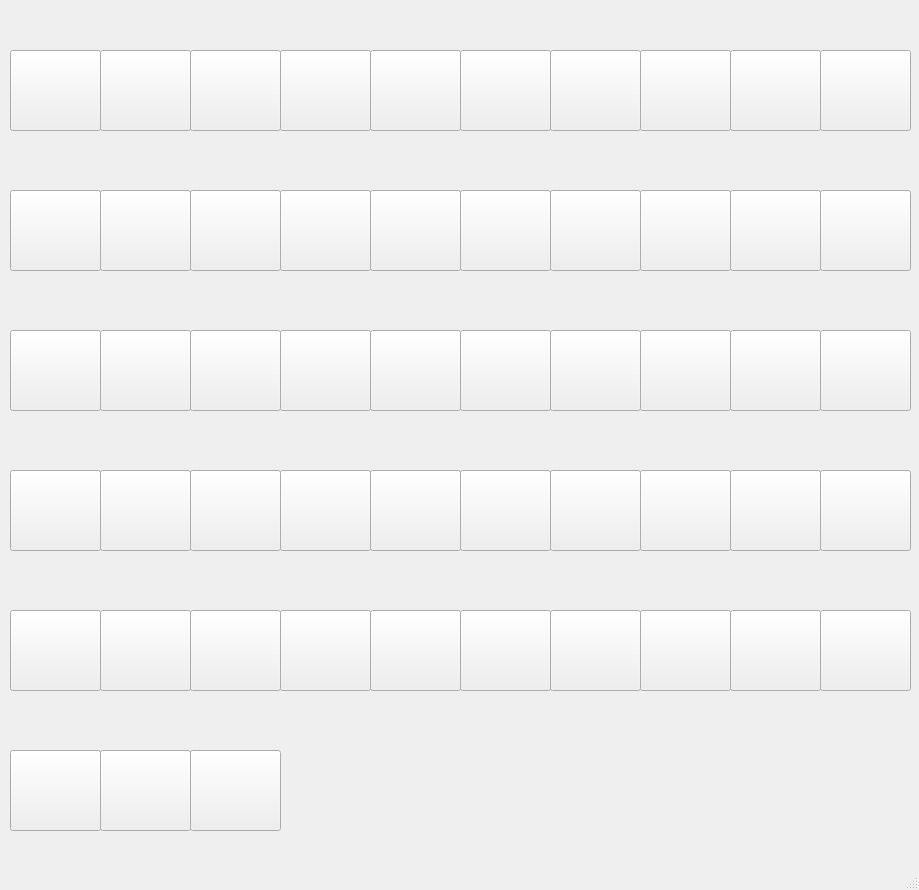
<?xml version="1.0" encoding="UTF-8"?>
<ui version="4.0">
 <class>MainWindow</class>
 <widget class="QMainWindow" name="MainWindow">
  <property name="geometry">
   <rect>
    <x>0</x>
    <y>0</y>
    <width>919</width>
    <height>890</height>
   </rect>
  </property>
  <property name="windowTitle">
   <string>MainWindow</string>
  </property>
  <widget class="QWidget" name="centralwidget">
   <widget class="QLabel" name="label">
    <property name="geometry">
     <rect>
      <x>10</x>
      <y>0</y>
      <width>91</width>
      <height>51</height>
     </rect>
    </property>
    <property name="text">
     <string/>
    </property>
   </widget>
   <widget class="QPushButton" name="pushButton">
    <property name="geometry">
     <rect>
      <x>10</x>
      <y>50</y>
      <width>91</width>
      <height>81</height>
     </rect>
    </property>
    <property name="text">
     <string/>
    </property>
   </widget>
   <widget class="QPushButton" name="pushButton_2">
    <property name="geometry">
     <rect>
      <x>100</x>
      <y>50</y>
      <width>91</width>
      <height>81</height>
     </rect>
    </property>
    <property name="text">
     <string/>
    </property>
   </widget>
   <widget class="QLabel" name="label_2">
    <property name="geometry">
     <rect>
      <x>100</x>
      <y>0</y>
      <width>91</width>
      <height>51</height>
     </rect>
    </property>
    <property name="text">
     <string/>
    </property>
   </widget>
   <widget class="QPushButton" name="pushButton_3">
    <property name="geometry">
     <rect>
      <x>190</x>
      <y>50</y>
      <width>91</width>
      <height>81</height>
     </rect>
    </property>
    <property name="text">
     <string/>
    </property>
   </widget>
   <widget class="QLabel" name="label_3">
    <property name="geometry">
     <rect>
      <x>190</x>
      <y>0</y>
      <width>91</width>
      <height>51</height>
     </rect>
    </property>
    <property name="text">
     <string/>
    </property>
   </widget>
   <widget class="QPushButton" name="pushButton_4">
    <property name="geometry">
     <rect>
      <x>280</x>
      <y>50</y>
      <width>91</width>
      <height>81</height>
     </rect>
    </property>
    <property name="text">
     <string/>
    </property>
   </widget>
   <widget class="QLabel" name="label_4">
    <property name="geometry">
     <rect>
      <x>280</x>
      <y>0</y>
      <width>91</width>
      <height>51</height>
     </rect>
    </property>
    <property name="text">
     <string/>
    </property>
   </widget>
   <widget class="QPushButton" name="pushButton_5">
    <property name="geometry">
     <rect>
      <x>370</x>
      <y>50</y>
      <width>91</width>
      <height>81</height>
     </rect>
    </property>
    <property name="text">
     <string/>
    </property>
   </widget>
   <widget class="QLabel" name="label_5">
    <property name="geometry">
     <rect>
      <x>370</x>
      <y>0</y>
      <width>91</width>
      <height>51</height>
     </rect>
    </property>
    <property name="text">
     <string/>
    </property>
   </widget>
   <widget class="QPushButton" name="pushButton_6">
    <property name="geometry">
     <rect>
      <x>460</x>
      <y>50</y>
      <width>91</width>
      <height>81</height>
     </rect>
    </property>
    <property name="text">
     <string/>
    </property>
   </widget>
   <widget class="QLabel" name="label_6">
    <property name="geometry">
     <rect>
      <x>460</x>
      <y>0</y>
      <width>91</width>
      <height>51</height>
     </rect>
    </property>
    <property name="text">
     <string/>
    </property>
   </widget>
   <widget class="QPushButton" name="pushButton_7">
    <property name="geometry">
     <rect>
      <x>550</x>
      <y>50</y>
      <width>91</width>
      <height>81</height>
     </rect>
    </property>
    <property name="text">
     <string/>
    </property>
   </widget>
   <widget class="QLabel" name="label_7">
    <property name="geometry">
     <rect>
      <x>550</x>
      <y>0</y>
      <width>91</width>
      <height>51</height>
     </rect>
    </property>
    <property name="text">
     <string/>
    </property>
   </widget>
   <widget class="QPushButton" name="pushButton_8">
    <property name="geometry">
     <rect>
      <x>640</x>
      <y>50</y>
      <width>91</width>
      <height>81</height>
     </rect>
    </property>
    <property name="text">
     <string/>
    </property>
   </widget>
   <widget class="QLabel" name="label_8">
    <property name="geometry">
     <rect>
      <x>640</x>
      <y>0</y>
      <width>91</width>
      <height>51</height>
     </rect>
    </property>
    <property name="text">
     <string/>
    </property>
   </widget>
   <widget class="QPushButton" name="pushButton_9">
    <property name="geometry">
     <rect>
      <x>730</x>
      <y>50</y>
      <width>91</width>
      <height>81</height>
     </rect>
    </property>
    <property name="text">
     <string/>
    </property>
   </widget>
   <widget class="QLabel" name="label_9">
    <property name="geometry">
     <rect>
      <x>730</x>
      <y>0</y>
      <width>91</width>
      <height>51</height>
     </rect>
    </property>
    <property name="text">
     <string/>
    </property>
   </widget>
   <widget class="QPushButton" name="pushButton_10">
    <property name="geometry">
     <rect>
      <x>820</x>
      <y>50</y>
      <width>91</width>
      <height>81</height>
     </rect>
    </property>
    <property name="text">
     <string/>
    </property>
   </widget>
   <widget class="QLabel" name="label_10">
    <property name="geometry">
     <rect>
      <x>820</x>
      <y>0</y>
      <width>91</width>
      <height>51</height>
     </rect>
    </property>
    <property name="text">
     <string/>
    </property>
   </widget>
   <widget class="QPushButton" name="pushButton_11">
    <property name="geometry">
     <rect>
      <x>10</x>
      <y>190</y>
      <width>91</width>
      <height>81</height>
     </rect>
    </property>
    <property name="text">
     <string/>
    </property>
   </widget>
   <widget class="QLabel" name="label_11">
    <property name="geometry">
     <rect>
      <x>10</x>
      <y>140</y>
      <width>91</width>
      <height>51</height>
     </rect>
    </property>
    <property name="text">
     <string/>
    </property>
   </widget>
   <widget class="QPushButton" name="pushButton_12">
    <property name="geometry">
     <rect>
      <x>100</x>
      <y>190</y>
      <width>91</width>
      <height>81</height>
     </rect>
    </property>
    <property name="text">
     <string/>
    </property>
   </widget>
   <widget class="QLabel" name="label_12">
    <property name="geometry">
     <rect>
      <x>100</x>
      <y>140</y>
      <width>91</width>
      <height>51</height>
     </rect>
    </property>
    <property name="text">
     <string/>
    </property>
   </widget>
   <widget class="QPushButton" name="pushButton_13">
    <property name="geometry">
     <rect>
      <x>190</x>
      <y>190</y>
      <width>91</width>
      <height>81</height>
     </rect>
    </property>
    <property name="text">
     <string/>
    </property>
   </widget>
   <widget class="QPushButton" name="pushButton_14">
    <property name="geometry">
     <rect>
      <x>280</x>
      <y>190</y>
      <width>91</width>
      <height>81</height>
     </rect>
    </property>
    <property name="text">
     <string/>
    </property>
   </widget>
   <widget class="QPushButton" name="pushButton_15">
    <property name="geometry">
     <rect>
      <x>370</x>
      <y>190</y>
      <width>91</width>
      <height>81</height>
     </rect>
    </property>
    <property name="text">
     <string/>
    </property>
   </widget>
   <widget class="QLabel" name="label_13">
    <property name="geometry">
     <rect>
      <x>190</x>
      <y>140</y>
      <width>91</width>
      <height>51</height>
     </rect>
    </property>
    <property name="text">
     <string/>
    </property>
   </widget>
   <widget class="QLabel" name="label_14">
    <property name="geometry">
     <rect>
      <x>280</x>
      <y>140</y>
      <width>91</width>
      <height>51</height>
     </rect>
    </property>
    <property name="text">
     <string/>
    </property>
   </widget>
   <widget class="QPushButton" name="pushButton_16">
    <property name="geometry">
     <rect>
      <x>460</x>
      <y>190</y>
      <width>91</width>
      <height>81</height>
     </rect>
    </property>
    <property name="text">
     <string/>
    </property>
   </widget>
   <widget class="QPushButton" name="pushButton_17">
    <property name="geometry">
     <rect>
      <x>550</x>
      <y>190</y>
      <width>91</width>
      <height>81</height>
     </rect>
    </property>
    <property name="text">
     <string/>
    </property>
   </widget>
   <widget class="QLabel" name="label_15">
    <property name="geometry">
     <rect>
      <x>370</x>
      <y>140</y>
      <width>91</width>
      <height>51</height>
     </rect>
    </property>
    <property name="text">
     <string/>
    </property>
   </widget>
   <widget class="QLabel" name="label_16">
    <property name="geometry">
     <rect>
      <x>460</x>
      <y>140</y>
      <width>91</width>
      <height>51</height>
     </rect>
    </property>
    <property name="text">
     <string/>
    </property>
   </widget>
   <widget class="QPushButton" name="pushButton_18">
    <property name="geometry">
     <rect>
      <x>640</x>
      <y>190</y>
      <width>91</width>
      <height>81</height>
     </rect>
    </property>
    <property name="text">
     <string/>
    </property>
   </widget>
   <widget class="QPushButton" name="pushButton_19">
    <property name="geometry">
     <rect>
      <x>730</x>
      <y>190</y>
      <width>91</width>
      <height>81</height>
     </rect>
    </property>
    <property name="text">
     <string/>
    </property>
   </widget>
   <widget class="QLabel" name="label_17">
    <property name="geometry">
     <rect>
      <x>550</x>
      <y>140</y>
      <width>91</width>
      <height>51</height>
     </rect>
    </property>
    <property name="text">
     <string/>
    </property>
   </widget>
   <widget class="QLabel" name="label_18">
    <property name="geometry">
     <rect>
      <x>640</x>
      <y>140</y>
      <width>91</width>
      <height>51</height>
     </rect>
    </property>
    <property name="text">
     <string/>
    </property>
   </widget>
   <widget class="QLabel" name="label_19">
    <property name="geometry">
     <rect>
      <x>730</x>
      <y>140</y>
      <width>91</width>
      <height>51</height>
     </rect>
    </property>
    <property name="text">
     <string/>
    </property>
   </widget>
   <widget class="QPushButton" name="pushButton_20">
    <property name="geometry">
     <rect>
      <x>820</x>
      <y>190</y>
      <width>91</width>
      <height>81</height>
     </rect>
    </property>
    <property name="text">
     <string/>
    </property>
   </widget>
   <widget class="QLabel" name="label_20">
    <property name="geometry">
     <rect>
      <x>820</x>
      <y>140</y>
      <width>91</width>
      <height>51</height>
     </rect>
    </property>
    <property name="text">
     <string/>
    </property>
   </widget>
   <widget class="QPushButton" name="pushButton_21">
    <property name="geometry">
     <rect>
      <x>10</x>
      <y>330</y>
      <width>91</width>
      <height>81</height>
     </rect>
    </property>
    <property name="text">
     <string/>
    </property>
   </widget>
   <widget class="QLabel" name="label_21">
    <property name="geometry">
     <rect>
      <x>10</x>
      <y>280</y>
      <width>91</width>
      <height>51</height>
     </rect>
    </property>
    <property name="text">
     <string/>
    </property>
   </widget>
   <widget class="QPushButton" name="pushButton_22">
    <property name="geometry">
     <rect>
      <x>100</x>
      <y>330</y>
      <width>91</width>
      <height>81</height>
     </rect>
    </property>
    <property name="text">
     <string/>
    </property>
   </widget>
   <widget class="QLabel" name="label_22">
    <property name="geometry">
     <rect>
      <x>100</x>
      <y>280</y>
      <width>91</width>
      <height>51</height>
     </rect>
    </property>
    <property name="text">
     <string/>
    </property>
   </widget>
   <widget class="QPushButton" name="pushButton_23">
    <property name="geometry">
     <rect>
      <x>190</x>
      <y>330</y>
      <width>91</width>
      <height>81</height>
     </rect>
    </property>
    <property name="text">
     <string/>
    </property>
   </widget>
   <widget class="QPushButton" name="pushButton_24">
    <property name="geometry">
     <rect>
      <x>280</x>
      <y>330</y>
      <width>91</width>
      <height>81</height>
     </rect>
    </property>
    <property name="text">
     <string/>
    </property>
   </widget>
   <widget class="QPushButton" name="pushButton_25">
    <property name="geometry">
     <rect>
      <x>370</x>
      <y>330</y>
      <width>91</width>
      <height>81</height>
     </rect>
    </property>
    <property name="text">
     <string/>
    </property>
   </widget>
   <widget class="QLabel" name="label_23">
    <property name="geometry">
     <rect>
      <x>190</x>
      <y>280</y>
      <width>91</width>
      <height>51</height>
     </rect>
    </property>
    <property name="text">
     <string/>
    </property>
   </widget>
   <widget class="QLabel" name="label_24">
    <property name="geometry">
     <rect>
      <x>280</x>
      <y>280</y>
      <width>91</width>
      <height>51</height>
     </rect>
    </property>
    <property name="text">
     <string/>
    </property>
   </widget>
   <widget class="QPushButton" name="pushButton_26">
    <property name="geometry">
     <rect>
      <x>460</x>
      <y>330</y>
      <width>91</width>
      <height>81</height>
     </rect>
    </property>
    <property name="text">
     <string/>
    </property>
   </widget>
   <widget class="QPushButton" name="pushButton_27">
    <property name="geometry">
     <rect>
      <x>550</x>
      <y>330</y>
      <width>91</width>
      <height>81</height>
     </rect>
    </property>
    <property name="text">
     <string/>
    </property>
   </widget>
   <widget class="QLabel" name="label_25">
    <property name="geometry">
     <rect>
      <x>370</x>
      <y>280</y>
      <width>91</width>
      <height>51</height>
     </rect>
    </property>
    <property name="text">
     <string/>
    </property>
   </widget>
   <widget class="QLabel" name="label_26">
    <property name="geometry">
     <rect>
      <x>460</x>
      <y>280</y>
      <width>91</width>
      <height>51</height>
     </rect>
    </property>
    <property name="text">
     <string/>
    </property>
   </widget>
   <widget class="QPushButton" name="pushButton_28">
    <property name="geometry">
     <rect>
      <x>640</x>
      <y>330</y>
      <width>91</width>
      <height>81</height>
     </rect>
    </property>
    <property name="text">
     <string/>
    </property>
   </widget>
   <widget class="QPushButton" name="pushButton_29">
    <property name="geometry">
     <rect>
      <x>730</x>
      <y>330</y>
      <width>91</width>
      <height>81</height>
     </rect>
    </property>
    <property name="text">
     <string/>
    </property>
   </widget>
   <widget class="QLabel" name="label_27">
    <property name="geometry">
     <rect>
      <x>550</x>
      <y>280</y>
      <width>91</width>
      <height>51</height>
     </rect>
    </property>
    <property name="text">
     <string/>
    </property>
   </widget>
   <widget class="QLabel" name="label_28">
    <property name="geometry">
     <rect>
      <x>640</x>
      <y>280</y>
      <width>91</width>
      <height>51</height>
     </rect>
    </property>
    <property name="text">
     <string/>
    </property>
   </widget>
   <widget class="QLabel" name="label_29">
    <property name="geometry">
     <rect>
      <x>730</x>
      <y>280</y>
      <width>91</width>
      <height>51</height>
     </rect>
    </property>
    <property name="text">
     <string/>
    </property>
   </widget>
   <widget class="QPushButton" name="pushButton_30">
    <property name="geometry">
     <rect>
      <x>820</x>
      <y>330</y>
      <width>91</width>
      <height>81</height>
     </rect>
    </property>
    <property name="text">
     <string/>
    </property>
   </widget>
   <widget class="QLabel" name="label_30">
    <property name="geometry">
     <rect>
      <x>820</x>
      <y>280</y>
      <width>91</width>
      <height>51</height>
     </rect>
    </property>
    <property name="text">
     <string/>
    </property>
   </widget>
   <widget class="QPushButton" name="pushButton_31">
    <property name="geometry">
     <rect>
      <x>10</x>
      <y>470</y>
      <width>91</width>
      <height>81</height>
     </rect>
    </property>
    <property name="text">
     <string/>
    </property>
   </widget>
   <widget class="QLabel" name="label_31">
    <property name="geometry">
     <rect>
      <x>10</x>
      <y>420</y>
      <width>91</width>
      <height>51</height>
     </rect>
    </property>
    <property name="text">
     <string/>
    </property>
   </widget>
   <widget class="QPushButton" name="pushButton_32">
    <property name="geometry">
     <rect>
      <x>100</x>
      <y>470</y>
      <width>91</width>
      <height>81</height>
     </rect>
    </property>
    <property name="text">
     <string/>
    </property>
   </widget>
   <widget class="QLabel" name="label_32">
    <property name="geometry">
     <rect>
      <x>100</x>
      <y>420</y>
      <width>91</width>
      <height>51</height>
     </rect>
    </property>
    <property name="text">
     <string/>
    </property>
   </widget>
   <widget class="QPushButton" name="pushButton_33">
    <property name="geometry">
     <rect>
      <x>190</x>
      <y>470</y>
      <width>91</width>
      <height>81</height>
     </rect>
    </property>
    <property name="text">
     <string/>
    </property>
   </widget>
   <widget class="QPushButton" name="pushButton_34">
    <property name="geometry">
     <rect>
      <x>280</x>
      <y>470</y>
      <width>91</width>
      <height>81</height>
     </rect>
    </property>
    <property name="text">
     <string/>
    </property>
   </widget>
   <widget class="QPushButton" name="pushButton_35">
    <property name="geometry">
     <rect>
      <x>370</x>
      <y>470</y>
      <width>91</width>
      <height>81</height>
     </rect>
    </property>
    <property name="text">
     <string/>
    </property>
   </widget>
   <widget class="QLabel" name="label_33">
    <property name="geometry">
     <rect>
      <x>190</x>
      <y>420</y>
      <width>91</width>
      <height>51</height>
     </rect>
    </property>
    <property name="text">
     <string/>
    </property>
   </widget>
   <widget class="QLabel" name="label_34">
    <property name="geometry">
     <rect>
      <x>280</x>
      <y>420</y>
      <width>91</width>
      <height>51</height>
     </rect>
    </property>
    <property name="text">
     <string/>
    </property>
   </widget>
   <widget class="QPushButton" name="pushButton_36">
    <property name="geometry">
     <rect>
      <x>460</x>
      <y>470</y>
      <width>91</width>
      <height>81</height>
     </rect>
    </property>
    <property name="text">
     <string/>
    </property>
   </widget>
   <widget class="QPushButton" name="pushButton_37">
    <property name="geometry">
     <rect>
      <x>550</x>
      <y>470</y>
      <width>91</width>
      <height>81</height>
     </rect>
    </property>
    <property name="text">
     <string/>
    </property>
   </widget>
   <widget class="QLabel" name="label_35">
    <property name="geometry">
     <rect>
      <x>370</x>
      <y>420</y>
      <width>91</width>
      <height>51</height>
     </rect>
    </property>
    <property name="text">
     <string/>
    </property>
   </widget>
   <widget class="QLabel" name="label_36">
    <property name="geometry">
     <rect>
      <x>460</x>
      <y>420</y>
      <width>91</width>
      <height>51</height>
     </rect>
    </property>
    <property name="text">
     <string/>
    </property>
   </widget>
   <widget class="QPushButton" name="pushButton_38">
    <property name="geometry">
     <rect>
      <x>640</x>
      <y>470</y>
      <width>91</width>
      <height>81</height>
     </rect>
    </property>
    <property name="text">
     <string/>
    </property>
   </widget>
   <widget class="QPushButton" name="pushButton_39">
    <property name="geometry">
     <rect>
      <x>730</x>
      <y>470</y>
      <width>91</width>
      <height>81</height>
     </rect>
    </property>
    <property name="text">
     <string/>
    </property>
   </widget>
   <widget class="QLabel" name="label_37">
    <property name="geometry">
     <rect>
      <x>550</x>
      <y>420</y>
      <width>91</width>
      <height>51</height>
     </rect>
    </property>
    <property name="text">
     <string/>
    </property>
   </widget>
   <widget class="QLabel" name="label_38">
    <property name="geometry">
     <rect>
      <x>640</x>
      <y>420</y>
      <width>91</width>
      <height>51</height>
     </rect>
    </property>
    <property name="text">
     <string/>
    </property>
   </widget>
   <widget class="QLabel" name="label_39">
    <property name="geometry">
     <rect>
      <x>730</x>
      <y>420</y>
      <width>91</width>
      <height>51</height>
     </rect>
    </property>
    <property name="text">
     <string/>
    </property>
   </widget>
   <widget class="QPushButton" name="pushButton_40">
    <property name="geometry">
     <rect>
      <x>820</x>
      <y>470</y>
      <width>91</width>
      <height>81</height>
     </rect>
    </property>
    <property name="text">
     <string/>
    </property>
   </widget>
   <widget class="QLabel" name="label_40">
    <property name="geometry">
     <rect>
      <x>820</x>
      <y>420</y>
      <width>91</width>
      <height>51</height>
     </rect>
    </property>
    <property name="text">
     <string/>
    </property>
   </widget>
   <widget class="QPushButton" name="pushButton_41">
    <property name="geometry">
     <rect>
      <x>10</x>
      <y>610</y>
      <width>91</width>
      <height>81</height>
     </rect>
    </property>
    <property name="text">
     <string/>
    </property>
   </widget>
   <widget class="QLabel" name="label_41">
    <property name="geometry">
     <rect>
      <x>10</x>
      <y>560</y>
      <width>91</width>
      <height>51</height>
     </rect>
    </property>
    <property name="text">
     <string/>
    </property>
   </widget>
   <widget class="QPushButton" name="pushButton_42">
    <property name="geometry">
     <rect>
      <x>100</x>
      <y>610</y>
      <width>91</width>
      <height>81</height>
     </rect>
    </property>
    <property name="text">
     <string/>
    </property>
   </widget>
   <widget class="QLabel" name="label_42">
    <property name="geometry">
     <rect>
      <x>100</x>
      <y>560</y>
      <width>91</width>
      <height>51</height>
     </rect>
    </property>
    <property name="text">
     <string/>
    </property>
   </widget>
   <widget class="QPushButton" name="pushButton_43">
    <property name="geometry">
     <rect>
      <x>190</x>
      <y>610</y>
      <width>91</width>
      <height>81</height>
     </rect>
    </property>
    <property name="text">
     <string/>
    </property>
   </widget>
   <widget class="QPushButton" name="pushButton_44">
    <property name="geometry">
     <rect>
      <x>280</x>
      <y>610</y>
      <width>91</width>
      <height>81</height>
     </rect>
    </property>
    <property name="text">
     <string/>
    </property>
   </widget>
   <widget class="QPushButton" name="pushButton_45">
    <property name="geometry">
     <rect>
      <x>370</x>
      <y>610</y>
      <width>91</width>
      <height>81</height>
     </rect>
    </property>
    <property name="text">
     <string/>
    </property>
   </widget>
   <widget class="QLabel" name="label_43">
    <property name="geometry">
     <rect>
      <x>190</x>
      <y>560</y>
      <width>91</width>
      <height>51</height>
     </rect>
    </property>
    <property name="text">
     <string/>
    </property>
   </widget>
   <widget class="QLabel" name="label_44">
    <property name="geometry">
     <rect>
      <x>280</x>
      <y>560</y>
      <width>91</width>
      <height>51</height>
     </rect>
    </property>
    <property name="text">
     <string/>
    </property>
   </widget>
   <widget class="QPushButton" name="pushButton_46">
    <property name="geometry">
     <rect>
      <x>460</x>
      <y>610</y>
      <width>91</width>
      <height>81</height>
     </rect>
    </property>
    <property name="text">
     <string/>
    </property>
   </widget>
   <widget class="QPushButton" name="pushButton_47">
    <property name="geometry">
     <rect>
      <x>550</x>
      <y>610</y>
      <width>91</width>
      <height>81</height>
     </rect>
    </property>
    <property name="text">
     <string/>
    </property>
   </widget>
   <widget class="QLabel" name="label_45">
    <property name="geometry">
     <rect>
      <x>370</x>
      <y>560</y>
      <width>91</width>
      <height>51</height>
     </rect>
    </property>
    <property name="text">
     <string/>
    </property>
   </widget>
   <widget class="QLabel" name="label_46">
    <property name="geometry">
     <rect>
      <x>460</x>
      <y>560</y>
      <width>91</width>
      <height>51</height>
     </rect>
    </property>
    <property name="text">
     <string/>
    </property>
   </widget>
   <widget class="QPushButton" name="pushButton_48">
    <property name="geometry">
     <rect>
      <x>640</x>
      <y>610</y>
      <width>91</width>
      <height>81</height>
     </rect>
    </property>
    <property name="text">
     <string/>
    </property>
   </widget>
   <widget class="QPushButton" name="pushButton_49">
    <property name="geometry">
     <rect>
      <x>730</x>
      <y>610</y>
      <width>91</width>
      <height>81</height>
     </rect>
    </property>
    <property name="text">
     <string/>
    </property>
   </widget>
   <widget class="QLabel" name="label_47">
    <property name="geometry">
     <rect>
      <x>550</x>
      <y>560</y>
      <width>91</width>
      <height>51</height>
     </rect>
    </property>
    <property name="text">
     <string/>
    </property>
   </widget>
   <widget class="QLabel" name="label_48">
    <property name="geometry">
     <rect>
      <x>640</x>
      <y>560</y>
      <width>91</width>
      <height>51</height>
     </rect>
    </property>
    <property name="text">
     <string/>
    </property>
   </widget>
   <widget class="QLabel" name="label_49">
    <property name="geometry">
     <rect>
      <x>730</x>
      <y>560</y>
      <width>91</width>
      <height>51</height>
     </rect>
    </property>
    <property name="text">
     <string/>
    </property>
   </widget>
   <widget class="QPushButton" name="pushButton_50">
    <property name="geometry">
     <rect>
      <x>820</x>
      <y>610</y>
      <width>91</width>
      <height>81</height>
     </rect>
    </property>
    <property name="text">
     <string/>
    </property>
   </widget>
   <widget class="QLabel" name="label_50">
    <property name="geometry">
     <rect>
      <x>820</x>
      <y>560</y>
      <width>91</width>
      <height>51</height>
     </rect>
    </property>
    <property name="text">
     <string/>
    </property>
   </widget>
   <widget class="QPushButton" name="pushButton_51">
    <property name="geometry">
     <rect>
      <x>10</x>
      <y>750</y>
      <width>91</width>
      <height>81</height>
     </rect>
    </property>
    <property name="text">
     <string/>
    </property>
   </widget>
   <widget class="QPushButton" name="pushButton_52">
    <property name="geometry">
     <rect>
      <x>100</x>
      <y>750</y>
      <width>91</width>
      <height>81</height>
     </rect>
    </property>
    <property name="text">
     <string/>
    </property>
   </widget>
   <widget class="QPushButton" name="pushButton_53">
    <property name="geometry">
     <rect>
      <x>190</x>
      <y>750</y>
      <width>91</width>
      <height>81</height>
     </rect>
    </property>
    <property name="text">
     <string/>
    </property>
   </widget>
   <widget class="QLabel" name="label_51">
    <property name="geometry">
     <rect>
      <x>10</x>
      <y>700</y>
      <width>91</width>
      <height>51</height>
     </rect>
    </property>
    <property name="text">
     <string/>
    </property>
   </widget>
   <widget class="QLabel" name="label_52">
    <property name="geometry">
     <rect>
      <x>100</x>
      <y>700</y>
      <width>91</width>
      <height>51</height>
     </rect>
    </property>
    <property name="text">
     <string/>
    </property>
   </widget>
   <widget class="QLabel" name="label_53">
    <property name="geometry">
     <rect>
      <x>190</x>
      <y>700</y>
      <width>91</width>
      <height>51</height>
     </rect>
    </property>
    <property name="text">
     <string/>
    </property>
   </widget>
  </widget>
  <widget class="QMenuBar" name="menubar">
   <property name="geometry">
    <rect>
     <x>0</x>
     <y>0</y>
     <width>919</width>
     <height>25</height>
    </rect>
   </property>
  </widget>
  <widget class="QStatusBar" name="statusbar"/>
 </widget>
 <resources/>
 <connections/>
</ui>
